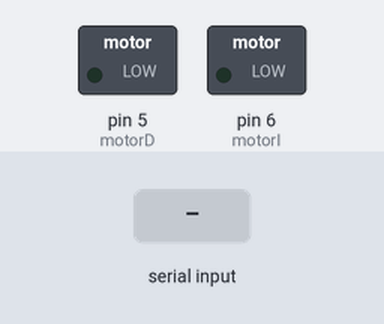
A sketch run on a simulated Arduino Uno, built with avr-gcc and run on an emulated ATmega328P. Shown: switched loads named in the sketch (green lamp = pin HIGH). Inputs (shaded band) come from the test bench.

Above: at 1.2 s.
1.3 s: "i" received over Serial
At 1.6 s:
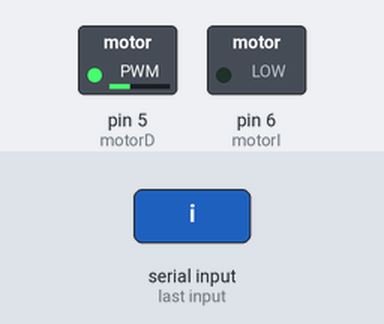
2.8 s: "d" received over Serial
At 3.9 s:
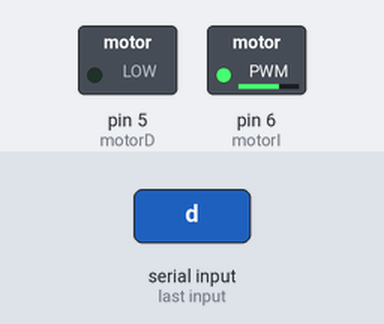
Timing chart, 0 to 5.8 s (numbered marks = the images above; inputs shaded):
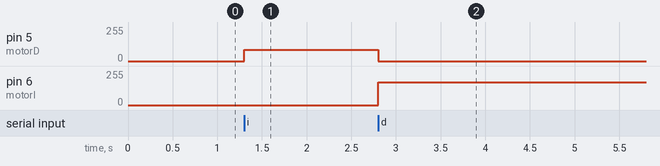

The sketch:

l298Serial.ino
```cpp
#define velBaja 85
#define velMedia 170
#define velAlta= 255

byte motorI =6 , motorD=5;

void setup() {
  // put your setup code here, to run once:
pinMode(motorI,OUTPUT);
pinMode(motorD,OUTPUT);
Serial.begin(9600);
}

void loop() {
  // put your main code here, to run repeatedly:


}


void giroDerecha(byte velocidad){
  digitalWrite(motorD,LOW);
  analogWrite(motorI,velocidad);
}
void giroIzquierda(byte velocidad){
    digitalWrite(motorI,LOW);
  analogWrite(motorD,velocidad);

}

void paro(){
  digitalWrite(motorD,LOW);
  digitalWrite(motorI,LOW);
}

void serialEvent() {
  while (Serial.available()) {
    // get the new byte:

    char dato = (char)Serial.read();
    switch(dato){
      case 'i':
      giroIzquierda(velBaja);
      break;
      case 'd':
      giroDerecha(velMedia);
      break;
      case 'p':
       paro();
      break;
    }


  }
}
```

Measured:
- after the input at 1.3 s, pin 5 (motorD): 0/255 → 85/255 at once
- after the input at 2.8 s, pin 5 (motorD): 85/255 → 0/255 at once; pin 6 (motorI): 0/255 → 170/255 at once
